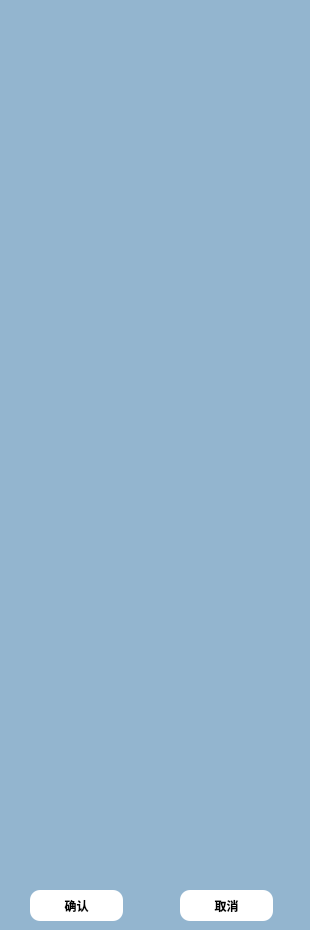
<?xml version="1.0" encoding="UTF-8"?>
<ui version="4.0">
 <class>B737_seatTable_2</class>
 <widget class="QDialog" name="B737_seatTable_2">
  <property name="geometry">
   <rect>
    <x>0</x>
    <y>0</y>
    <width>310</width>
    <height>930</height>
   </rect>
  </property>
  <property name="windowTitle">
   <string>Dialog</string>
  </property>
  <property name="styleSheet">
   <string notr="true">background-color: rgb(147, 181, 207);</string>
  </property>
  <widget class="QPushButton" name="pushButton">
   <property name="geometry">
    <rect>
     <x>30</x>
     <y>890</y>
     <width>93</width>
     <height>31</height>
    </rect>
   </property>
   <property name="font">
    <font>
     <weight>75</weight>
     <bold>true</bold>
    </font>
   </property>
   <property name="styleSheet">
    <string notr="true">#pushButton:!hover
{
background-color: rgb(255, 255, 255);
border-radius:10px;
}
#pushButton:hover
{
background-color: rgb(255, 255, 255);
border-radius:10px;
color:rgb(56, 132, 255);
}</string>
   </property>
   <property name="text">
    <string>确认</string>
   </property>
  </widget>
  <widget class="QPushButton" name="pushButton_2">
   <property name="geometry">
    <rect>
     <x>180</x>
     <y>890</y>
     <width>93</width>
     <height>31</height>
    </rect>
   </property>
   <property name="font">
    <font>
     <weight>75</weight>
     <bold>true</bold>
    </font>
   </property>
   <property name="styleSheet">
    <string notr="true">#pushButton_2:!hover
{
background-color: rgb(255, 255, 255);
border-radius:10px;
}
#pushButton_2:hover
{
background-color: rgb(255, 255, 255);
border-radius:10px;
color:rgb(56, 132, 255);
}</string>
   </property>
   <property name="text">
    <string>取消</string>
   </property>
  </widget>
 </widget>
 <resources/>
 <connections/>
</ui>
